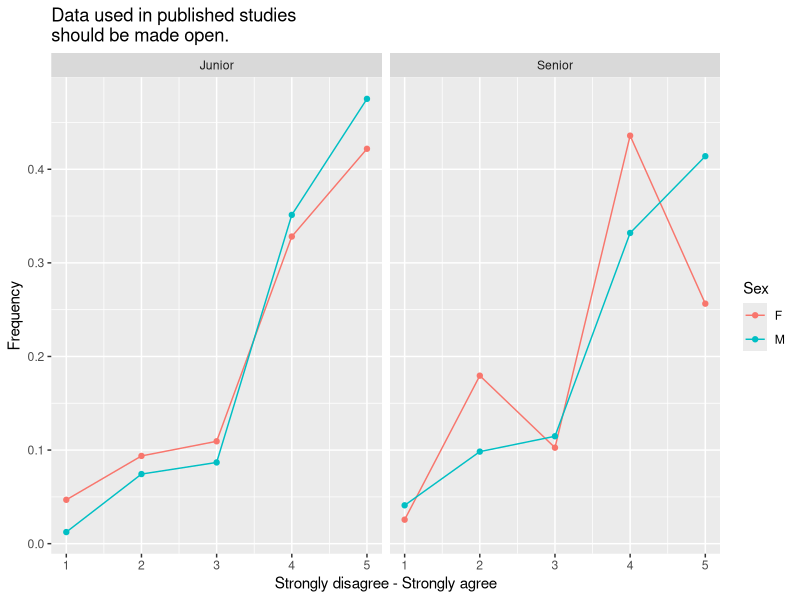
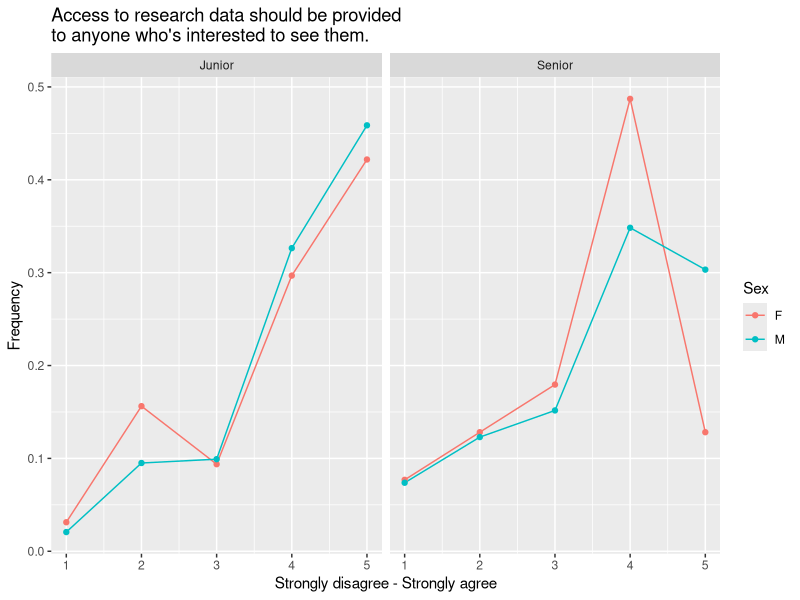
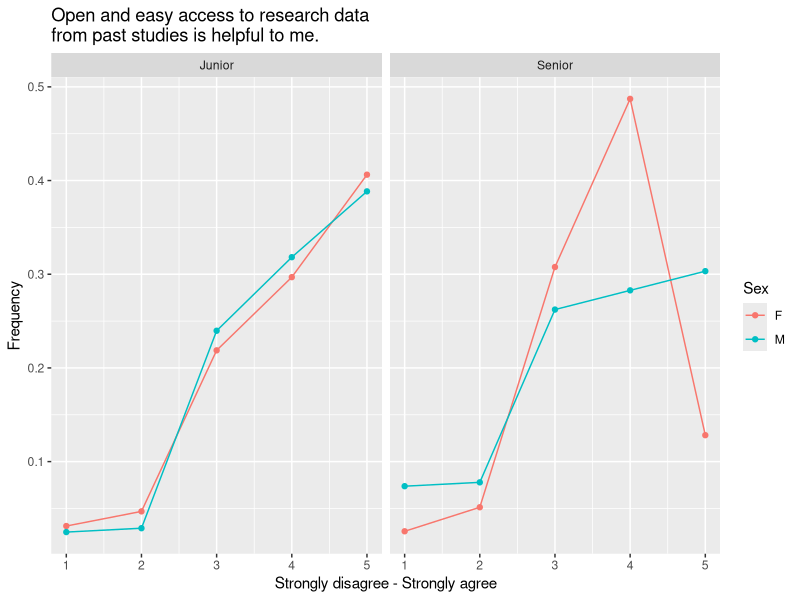
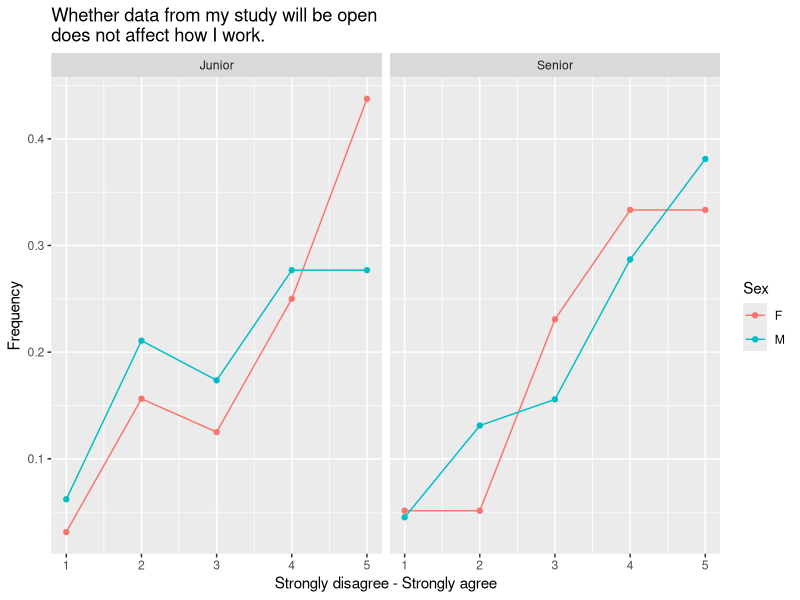
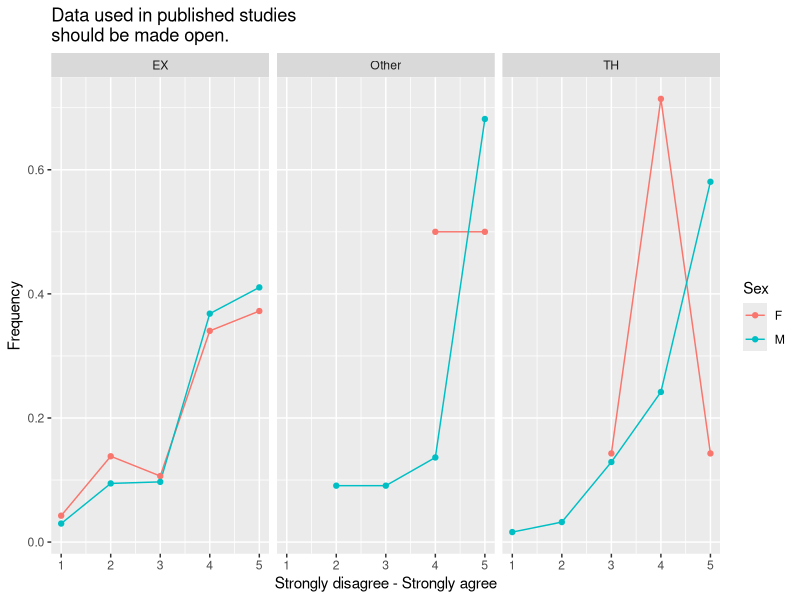
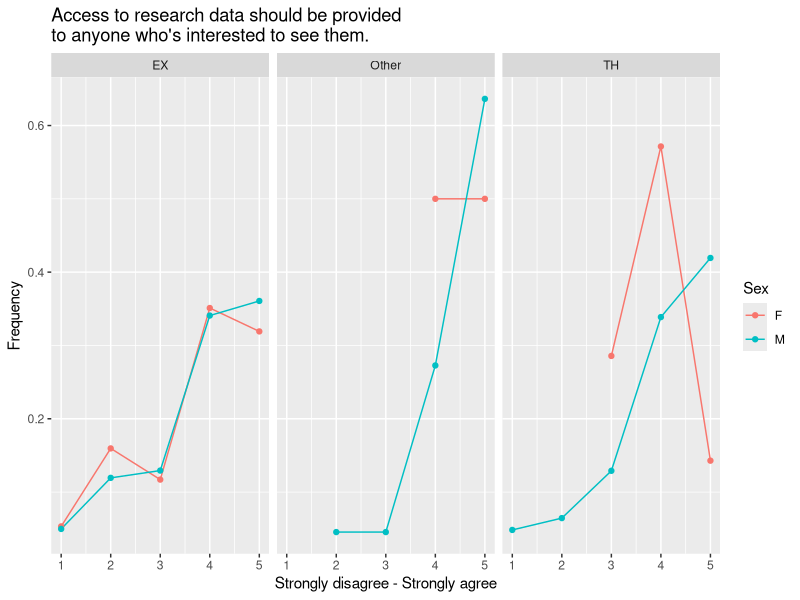
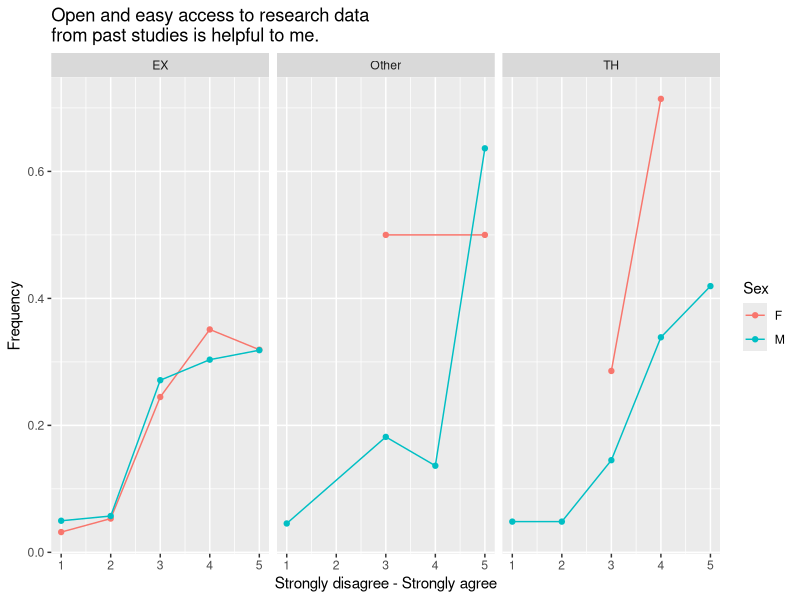
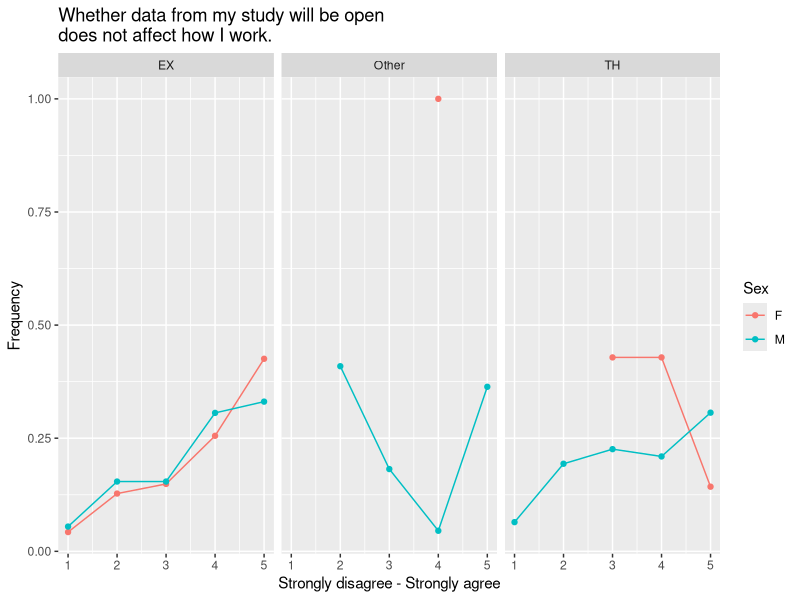

Recreate these plots in R, in order.
library(tidyverse)
library(dplyr)
library(ggplot2)

coded_data <- read_csv("Data/Base/Usable_QC_FA_coded.csv")

# OD1 by seniority and gender
OD1 <- coded_data %>%
  filter(!is.na(Sex)) %>%
  group_by(Sex, D3, `p3q2E [OD_E1]`) %>% #<- change  
  summarize(count = n()) %>%
  mutate(freq = count / sum(count))

ggplot(OD1, aes(x = `p3q2E [OD_E1]`, y = freq, color = Sex)) + # <- change
  geom_line() +
  geom_point() +
  facet_wrap(~ D3) +
  ggtitle("Data used in published studies \nshould be made open.") +
  labs(x = "Strongly disagree - Strongly agree", y = "Frequency")

# OD2 by seniority and gender
OD2 <- coded_data %>%
  filter(!is.na(Sex)) %>%
  group_by(Sex, D3, `p3q2E [OD_E2]`) %>% #<- change  
  summarize(count = n()) %>%
  mutate(freq = count / sum(count))

ggplot(OD2, aes(x = `p3q2E [OD_E2]`, y = freq, color = Sex)) + # <- change
  geom_line() +
  geom_point() +
  facet_wrap(~ D3) +
  ggtitle("Access to research data should be provided \nto anyone who's interested to see them.") +
  labs(x = "Strongly disagree - Strongly agree", y = "Frequency")

# OD3 by seniority and gender
OD3 <- coded_data %>%
  filter(!is.na(Sex)) %>%
  group_by(Sex, D3, `p3q2E [OD_E3]`) %>% #<- change  
  summarize(count = n()) %>%
  mutate(freq = count / sum(count))

ggplot(OD3, aes(x = `p3q2E [OD_E3]`, y = freq, color = Sex)) + # <- change
  geom_line() +
  geom_point() +
  facet_wrap(~ D3) +
  ggtitle("Open and easy access to research data \nfrom past studies is helpful to me.") +
  labs(x = "Strongly disagree - Strongly agree", y = "Frequency")

# OD4 by seniority and gender
OD4 <- coded_data %>%
  filter(!is.na(Sex)) %>%
  group_by(Sex, D3, `p3q2E [OD_E4]`) %>% #<- change  
  summarize(count = n()) %>%
  mutate(freq = count / sum(count))

ggplot(OD4, aes(x = `p3q2E [OD_E4]`, y = freq, color = Sex)) + # <- change
  geom_line() +
  geom_point() +
  facet_wrap(~ D3) +
  ggtitle("Whether data from my study will be open \ndoes not affect how I work.") +
  labs(x = "Strongly disagree - Strongly agree", y = "Frequency")



# OD1 by field and gender
OD1 <- coded_data %>%
  filter(!is.na(Sex)) %>%
  group_by(Sex, D4, `p3q2E [OD_E1]`) %>% #<- change  
  summarize(count = n()) %>%
  mutate(freq = count / sum(count))

ggplot(OD1, aes(x = `p3q2E [OD_E1]`, y = freq, color = Sex)) + # <- change
  geom_line() +
  geom_point() +
  facet_wrap(~ D4) +
  ggtitle("Data used in published studies \nshould be made open.") +
  labs(x = "Strongly disagree - Strongly agree", y = "Frequency")

# OD2 by field and gender
OD2 <- coded_data %>%
  filter(!is.na(Sex)) %>%
  group_by(Sex, D4, `p3q2E [OD_E2]`) %>% #<- change  
  summarize(count = n()) %>%
  mutate(freq = count / sum(count))

ggplot(OD2, aes(x = `p3q2E [OD_E2]`, y = freq, color = Sex)) + # <- change
  geom_line() +
  geom_point() +
  facet_wrap(~ D4) +
  ggtitle("Access to research data should be provided \nto anyone who's interested to see them.") +
  labs(x = "Strongly disagree - Strongly agree", y = "Frequency")

# OD3 by seniority and gender
OD3 <- coded_data %>%
  filter(!is.na(Sex)) %>%
  group_by(Sex, D4, `p3q2E [OD_E3]`) %>% #<- change  
  summarize(count = n()) %>%
  mutate(freq = count / sum(count))

ggplot(OD3, aes(x = `p3q2E [OD_E3]`, y = freq, color = Sex)) + # <- change
  geom_line() +
  geom_point() +
  facet_wrap(~ D4) +
  ggtitle("Open and easy access to research data \nfrom past studies is helpful to me.") +
  labs(x = "Strongly disagree - Strongly agree", y = "Frequency")

# OD4 by field and gender
OD4 <- coded_data %>%
  filter(!is.na(Sex)) %>%
  group_by(Sex, D4, `p3q2E [OD_E4]`) %>% #<- change  
  summarize(count = n()) %>%
  mutate(freq = count / sum(count))

ggplot(OD4, aes(x = `p3q2E [OD_E4]`, y = freq, color = Sex)) + # <- change
  geom_line() +
  geom_point() +
  facet_wrap(~ D4) +
  ggtitle("Whether data from my study will be open \ndoes not affect how I work.") +
  labs(x = "Strongly disagree - Strongly agree", y = "Frequency")


# OD5 TH by seniority and gender
OD5 <- coded_data %>%
  filter(!is.na(Sex), !is.na(`p3q2T [OD_E5]`)) %>%
  group_by(Sex, D3, `p3q2T [OD_E5]`) %>% #<- change  
  summarize(count = n()) %>%
  mutate(freq = count / sum(count))

ggplot(OD5, aes(x = `p3q2T [OD_E5]`, y = freq, color = Sex)) + # <- change
  geom_line() +
  geom_point() +
  facet_wrap(~ D3) +
  ggtitle("Open and easy access to experiment data \nfrom past studies is helpful to me. (only TH)") +
  labs(x = "Strongly disagree - Strongly agree", y = "Frequency")
